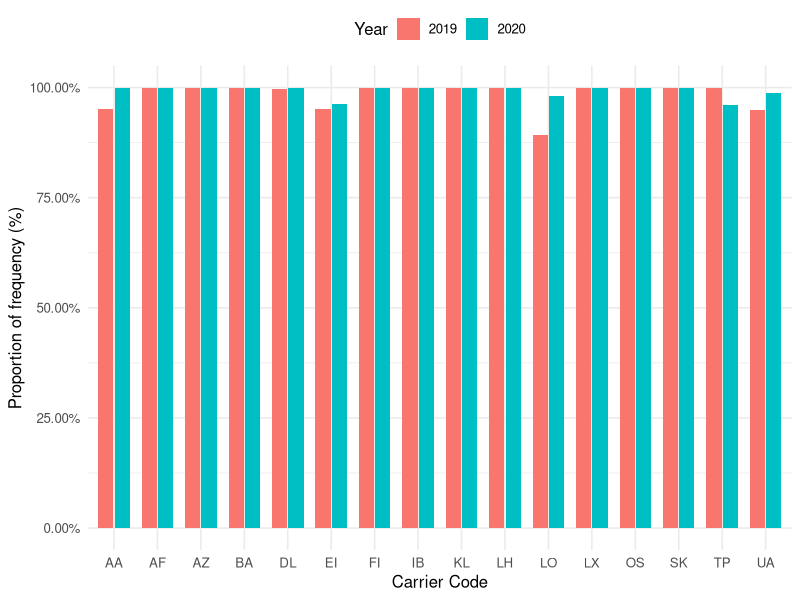

This figure's R source:
## ---- chunk 1
#| label: fig-table1-bars
#| fig-cap: "Carrier proportions of frequency of routes connecting coordinated airports (2019 vs 2020)"
#| echo: true
#| message: false
#| warning: false

library(dplyr)
library(tidyr)
library(ggplot2)
library(scales)

# Table 1 数据（按你给出的顺序）
df <- tibble::tribble(
 ~Carrier, ~`2019`, ~`2020`, ~`Change`,
 "AA", 95.08, 100.00,  5.18,
 "AF",100.00, 100.00,  0.00,
 "AZ",100.00, 100.00,  0.00,
 "BA",100.00, 100.00,  0.00,
 "DL", 99.56, 100.00,  0.44,
 "EI", 95.12,  96.23,  1.17,
 "FI",100.00, 100.00,  0.00,
 "IB",100.00, 100.00,  0.00,
 "KL",100.00, 100.00,  0.00,
 "LH",100.00, 100.00,  0.00,
 "LO", 89.27,  98.12,  9.91,
 "LX",100.00, 100.00,  0.00,
 "OS",100.00, 100.00,  0.00,
 "SK",100.00, 100.00,  0.00,
 "TP",100.00,  96.12, -3.88,
 "UA", 94.81,  98.67,  4.07
)

# 保留表中顺序
df$Carrier <- factor(df$Carrier, levels = df$Carrier)

# 转成长表，便于分组作图
long <- df %>%
  pivot_longer(cols = c(`2019`, `2020`), names_to = "Year", values_to = "Percent")

# 分组柱状图
ggplot(long, aes(x = Carrier, y = Percent, fill = Year)) +
  geom_col(position = position_dodge(width = 0.75), width = 0.7) +
  scale_y_continuous(
    limits = c(0, 100),
    labels = label_number(suffix = "%", accuracy = 0.01)
  ) +
  labs(x = "Carrier Code", y = "Proportion of frequency (%)") +
  theme_minimal(base_size = 12) +
  theme(legend.position = "top")
